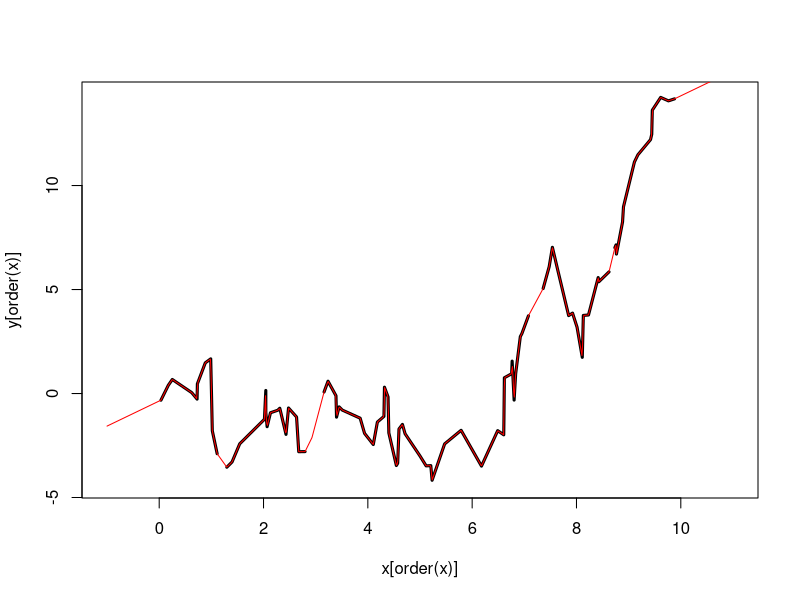
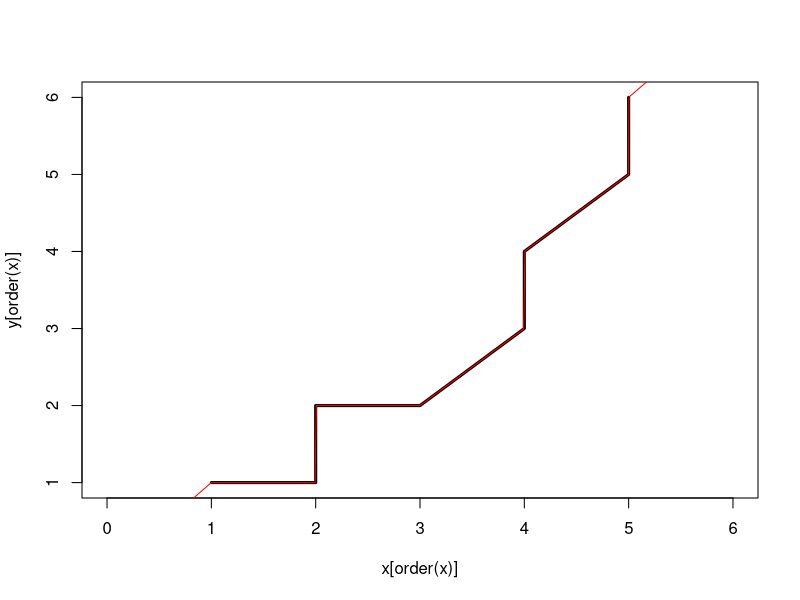

These figures' R source, in order:
# a function for 1-D linear interpolation (and limited extrapolation)

linterp <- function(x, y, x.out){
  bad <- is.na(x) | is.na(y)
  X <- x[!bad]
  Y <- y[!bad]
  Y <- Y[order(X)]
  X <- X[order(X)]
  a <- coef(lm(Y ~ X))[2] # slope
  
  data.length <- length(X)
  X.min <- X[1]
  X.max <- X[data.length]
  Y.min <- Y[1]
  Y.max <- Y[data.length]
  
  n.out <- length(x.out)
  y.out <- numeric(n.out)
  for(i in 1:n.out){
    x0 <- x.out[i]
    if(x0 < X.min){
      y.out[i] <- a * (x0 - X.min) + Y.min
    }else if(x0 > X.max){
      y.out[i] <- a * (x0 - X.max) + Y.max
    }else if(any(X == x0)){
      y.out[i] <- mean(Y[which(X == x0)])
    }else{
      j <- max(which(X < x0))
      y.out[i] <- (Y[j + 1] - Y[j]) / (X[j + 1] - X[j]) * (x0 - X[j]) + Y[j]
    }
  }
  
  return(y.out)
}

# test case 1: x values out of order, some missing x and y values
shuf <- sample(100)
na.x <- sample(100, size = 5)
na.y <- sample(100, size = 5)
x <- sort(c(runif(100, max = 10)))[shuf]
y <- cumsum(rnorm(100))[shuf]
x[na.x] <- NA
y[na.y] <- NA

x.linterp <- seq(-1, 11, length.out = 1000)
y.linterp <- linterp(x = x, y = y, x.out = x.linterp)

plot(y[order(x)] ~ x[order(x)],
     type = "l",
     lwd = 3, 
     xlim = range(x.linterp))
lines(y = y.linterp[order(x.linterp)], 
      x = x.linterp[order(x.linterp)], 
      col = "red")

# test case 2
x <- c(1,2,2,3,3,4,4,5,5)
y <- c(1,1,2,2,2,3,4,5,6)

x.linterp <- seq(0, 6, length.out = 1000)
y.linterp <- linterp(x = x, y = y, x.out = x.linterp)

plot(y[order(x)] ~ x[order(x)],
     type = "l",
     lwd = 3, 
     xlim = range(x.linterp))
lines(y = y.linterp[order(x.linterp)], 
      x = x.linterp[order(x.linterp)], 
      col = "red")
